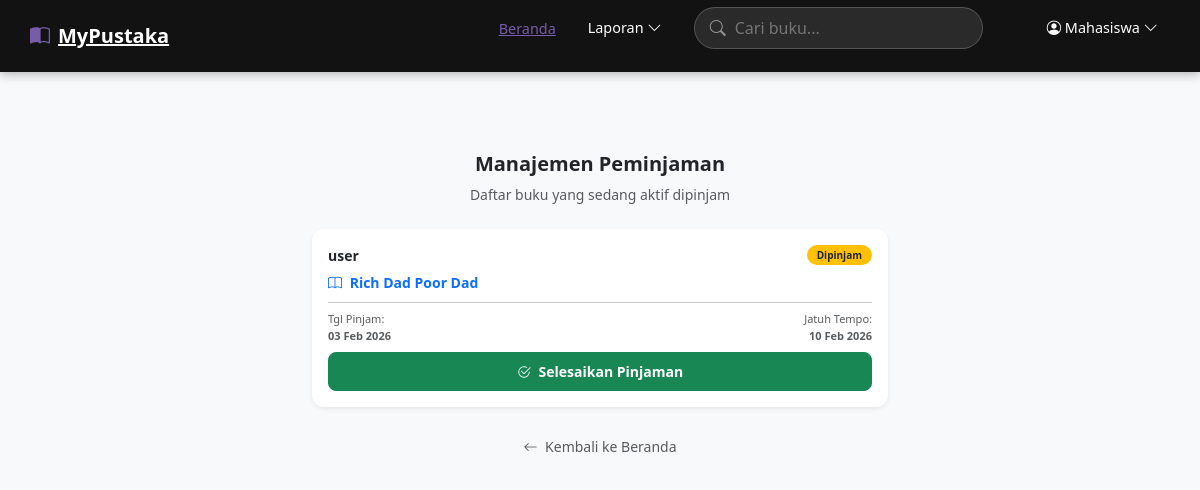
Page /admin/daftar_pinjam.php (signed in) on the committed database.
### tables this page shows
CREATE TABLE `transaksi` (
  `id_transaksi` int(11) NOT NULL,
  `id_buku` int(11) DEFAULT NULL,
  `id_anggota` int(11) DEFAULT NULL,
  `tgl_pinjam` date NOT NULL,
  `tgl_kembali_seharusnya` date NOT NULL,
  `tgl_dikembalikan` date DEFAULT NULL,
  `status` enum('Dipinjam','Dikembalikan') DEFAULT 'Dipinjam',
  `denda` int(11) DEFAULT 0
);

CREATE TABLE `anggota` (
  `id_anggota` int(11) NOT NULL,
  `nama_lengkap` varchar(150) NOT NULL,
  `email` varchar(100) NOT NULL,
  `password` varchar(255) NOT NULL,
  `nomor_telepon` varchar(20) DEFAULT NULL,
  `alamat` text DEFAULT NULL,
  `foto_ktp` varchar(255) DEFAULT NULL,
  `level` enum('User','Admin') DEFAULT 'User'
);

CREATE TABLE `buku` (
  `id_buku` int(11) NOT NULL,
  `judul` varchar(255) NOT NULL,
  `pengarang` varchar(100) DEFAULT NULL,
  `penerbit` varchar(150) DEFAULT NULL,
  `tahun_terbit` int(4) DEFAULT NULL,
  `kategori` varchar(50) DEFAULT NULL,
  `stok` int(11) DEFAULT 0,
  `foto_cover` varchar(255) DEFAULT NULL
);

### admin/daftar_pinjam.php (the view, shortened to what this page needs)
<?php
include '../includes/koneksi.php';
include '../includes/header.php';
?>
<!DOCTYPE html>
<html lang="id">
<head>
    <link href="https://cdn.jsdelivr.net/npm/bootstrap@5.3.0/dist/css/bootstrap.min.css" rel="stylesheet">
    <link rel="stylesheet" href="https://cdn.jsdelivr.net/npm/bootstrap-icons@1.11.0/font/bootstrap-icons.css">
<div class="container container-admin" style="max-width: 600px;">
    <div class="text-center mb-4">
        <h5 class="fw-bold">Manajemen Peminjaman</h5>
        <p class="text-muted small">Daftar buku yang sedang aktif dipinjam</p>
    </div>
    <?php
    $sql = "SELECT t.*, a.nama_lengkap, b.judul
            FROM transaksi t
            JOIN anggota a ON t.id_anggota = a.id_anggota
            JOIN buku b ON t.id_buku = b.id_buku
            WHERE t.status = 'Dipinjam'
            ORDER BY t.tgl_kembali_seharusnya ASC";
    $q = mysqli_query($conn, $sql);
    while($r = mysqli_fetch_assoc($q)):
        $denda_berjalan = 0;
    ?>
    <div class="card mb-3 shadow-sm p-3 card-transaksi">
        <div class="d-flex justify-content-between align-items-start">
            <div>
                <span class="fw-bold d-block mb-1" style="font-size: 14px;"><?= $r['nama_lengkap'] ?></span>
                <span class="text-primary small fw-bold"><i class="bi bi-book me-1"></i> <?= $r['judul'] ?></span>
            </div>
            <span class="badge bg-warning text-dark badge-status"><?= $r['status'] ?></span>
        </div>
        <hr class="my-2 opacity-25">
        <div class="row text-muted" style="font-size: 11px;">
            <div class="col-6">
                Tgl Pinjam: <br> <b><?= date('d M Y', strtotime($r['tgl_pinjam'])) ?></b>
            </div>
            <div class="col-6 text-end">
                Jatuh Tempo: <br> <b class="<?= ($denda_berjalan > 0) ? 'text-danger' : '' ?>"><?= date('d M Y', strtotime($r['tgl_kembali_seharusnya'])) ?></b>
            </div>
        </div>
        <div class="mt-2">
            <a href="proses_kembali.php?id=<?= $r['id_transaksi'] ?>&denda=<?= $denda_berjalan ?>"
               class="btn btn-success btn-sm w-100 fw-bold py-2"
               style="border-radius: 8px;"
               onclick="return confirm('Konfirmasi pengembalian buku?')">
               <i class="bi bi-check2-circle me-1"></i> Selesaikan Pinjaman
            </a>
        </div>
    </div>
    <?php endwhile; ?>
    <div class="text-center mt-4">
        <a href="../index.php" class="btn btn-light btn-sm text-muted">
            <i class="bi bi-arrow-left me-1"></i> Kembali ke Beranda
        </a>
    </div>
</div>
</body>
</html>

### assets/css/style.css (style rules this page uses)
:root { --header-height: 3.5rem; --black-color: #121212; --black-color-light: #1f1f1f; --white-color: #ffffff; --purple-color: #775CA7; --purple-color-light: #8e74bd; --text-color: #555555; --body-color: #f4f7f6; --z-fixed: 1000; }
* { box-sizing: border-box; padding: 0; margin: 0; }
body { font-family: "Poppins", sans-serif; background-color: var(--body-color); padding-top: calc(var(--header-height) + 1rem); }
a { text-decoration: none; }
.container { max-width: 1120px; margin-inline: 1.5rem; }
@media screen and (min-width: 1024px) { .container { margin-inline: auto; } }

### admin/daftar_pinjam.php (style rules this page uses)
body { background-color: #f8f9fa; }
.container-admin { margin-top: 80px; padding-bottom: 50px; }
.card-transaksi { border-radius: 12px; transition: 0.3s; border: none; }
.badge-status { font-size: 10px; padding: 5px 10px; border-radius: 20px; }

### rows in the picture
transaksi: id_anggota.nama_lengkap "user", id_buku.judul "Rich Dad Poor Dad", status "Dipinjam", tgl_pinjam "03 Feb 2026", tgl_kembali_seharusnya "10 Feb 2026"

### other values in the picture
explode(' ', $user['nama_lengkap'])[0] "Mahasiswa"
